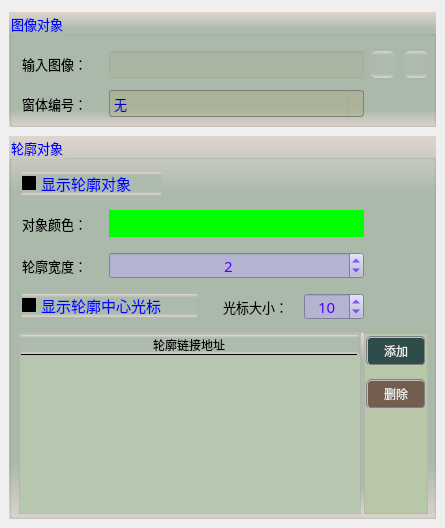
     <widget class="QWidget" name="tab">
      <attribute name="title">
       <string>图像设置</string>
      </attribute>
      <widget class="QGroupBox" name="groupC1">
       <property name="geometry">
        <rect>
         <x>9</x>
         <y>12</y>
         <width>427</width>
         <height>115</height>
        </rect>
       </property>
       <property name="font">
        <font>
         <family>微软雅黑</family>
         <pointsize>10</pointsize>
        </font>
       </property>
       <property name="styleSheet">
        <string notr="true">background-color: qlineargradient(x1:0, y1:0, x2:0, y2:1, stop:0 #dfd5cf, stop: 0.15 #acbbac, stop: 0.85 #acbbac,stop:1 #dfd5cf);
color: rgb(0, 0, 255);</string>
       </property>
       <property name="title">
        <string>图像对象</string>
       </property>
       <widget class="QLabel" name="label_4">
        <property name="geometry">
         <rect>
          <x>13</x>
          <y>42</y>
          <width>79</width>
          <height>19</height>
         </rect>
        </property>
        <property name="font">
         <font>
          <family>微软雅黑</family>
          <pointsize>10</pointsize>
         </font>
        </property>
        <property name="styleSheet">
         <string notr="true">color: rgb(0, 0, 0);
background: transparent;</string>
        </property>
        <property name="text">
         <string>输入图像：</string>
        </property>
       </widget>
       <widget class="QLineEdit" name="txtLinkImage">
        <property name="geometry">
         <rect>
          <x>100</x>
          <y>39</y>
          <width>255</width>
          <height>27</height>
         </rect>
        </property>
        <property name="font">
         <font>
          <family>微软雅黑</family>
          <pointsize>10</pointsize>
         </font>
        </property>
        <property name="styleSheet">
         <string notr="true">color: rgb(0, 0, 200);
background-color: rgba(170, 170, 127,50);</string>
        </property>
        <property name="alignment">
         <set>Qt::AlignCenter</set>
        </property>
        <property name="readOnly">
         <bool>true</bool>
        </property>
       </widget>
       <widget class="QPushButton" name="btnLinkImage">
        <property name="geometry">
         <rect>
          <x>360</x>
          <y>39</y>
          <width>27</width>
          <height>27</height>
         </rect>
        </property>
        <property name="toolTip">
         <string>链接图像</string>
        </property>
        <property name="styleSheet">
         <string notr="true">QWidget{ border:none;border-radius: 8px;padding: 2px 4px;}
QPushButton:hover{ background-color: rgba(85, 150, 127, 100);}
QPushButton:pressed{background-color: rgba(85, 180, 127, 160);}</string>
        </property>
        <property name="text">
         <string/>
        </property>
        <property name="icon">
         <iconset resource="sub_res.qrc">
          <normaloff>:/resource/link.png</normaloff>:/resource/link.png</iconset>
        </property>
        <property name="iconSize">
         <size>
          <width>27</width>
          <height>27</height>
         </size>
        </property>
       </widget>
       <widget class="QPushButton" name="btnDelLinkImage">
        <property name="geometry">
         <rect>
          <x>394</x>
          <y>39</y>
          <width>27</width>
          <height>27</height>
         </rect>
        </property>
        <property name="toolTip">
         <string>删除图像链接</string>
        </property>
        <property name="styleSheet">
         <string notr="true">QWidget{ border:none;border-radius: 8px;padding: 2px 4px;}
QPushButton:hover{ background-color: rgba(226, 142, 162, 100);}
QPushButton:pressed{background-color: rgba(226, 172, 162, 200);}</string>
        </property>
        <property name="text">
         <string/>
        </property>
        <property name="icon">
         <iconset resource="sub_res.qrc">
          <normaloff>:/resource/del_link.png</normaloff>:/resource/del_link.png</iconset>
        </property>
        <property name="iconSize">
         <size>
          <width>27</width>
          <height>27</height>
         </size>
        </property>
       </widget>
       <widget class="QComboBox" name="comboScreenNum">
        <property name="geometry">
         <rect>
          <x>100</x>
          <y>78</y>
          <width>255</width>
          <height>27</height>
         </rect>
        </property>
        <property name="font">
         <font>
          <family>微软雅黑</family>
          <pointsize>10</pointsize>
         </font>
        </property>
        <property name="styleSheet">
         <string notr="true">QComboBox {
    border: 1px solid gray;
    border-radius: 3px;  
    min-width: 16.85em;
    color: rgb(0, 0, 200);
	background-color: rgba(170, 170, 127,100);
}
QComboBox::drop-down {
    subcontrol-origin: padding;
    subcontrol-position: top right;
    width: 15px; 
    border-left-width: 1px;
    border-left-color: darkgray;
    border-left-style: solid;
    border-top-right-radius: 3px;
    border-bottom-right-radius: 3px;
}

QComboBox::down-arrow {
    image: url(:/resource/down.png);
} 
QComboBox::down-arrow:on {
    top: 1px;
    left: 1px;
}</string>
        </property>
        <item>
         <property name="text">
          <string>无</string>
         </property>
        </item>
        <item>
         <property name="text">
          <string>1号窗体显示</string>
         </property>
        </item>
        <item>
         <property name="text">
          <string>2号窗体显示</string>
         </property>
        </item>
        <item>
         <property name="text">
          <string>3号窗体显示</string>
         </property>
        </item>
        <item>
         <property name="text">
          <string>4号窗体显示</string>
         </property>
        </item>
        <item>
         <property name="text">
          <string>5号窗体显示</string>
         </property>
        </item>
        <item>
         <property name="text">
          <string>6号窗体显示</string>
         </property>
        </item>
        <item>
         <property name="text">
          <string>7号窗体显示</string>
         </property>
        </item>
        <item>
         <property name="text">
          <string>8号窗体显示</string>
         </property>
        </item>
        <item>
         <property name="text">
          <string>9号窗体显示</string>
         </property>
        </item>
       </widget>
       <widget class="QLabel" name="label_5">
        <property name="geometry">
         <rect>
          <x>13</x>
          <y>82</y>
          <width>79</width>
          <height>19</height>
         </rect>
        </property>
        <property name="font">
         <font>
          <family>微软雅黑</family>
          <pointsize>10</pointsize>
         </font>
        </property>
        <property name="styleSheet">
         <string notr="true">color: rgb(0, 0, 0);
background: transparent;</string>
        </property>
        <property name="text">
         <string>窗体编号：</string>
        </property>
       </widget>
      </widget>
      <widget class="QGroupBox" name="groupC2">
       <property name="geometry">
        <rect>
         <x>9</x>
         <y>136</y>
         <width>427</width>
         <height>383</height>
        </rect>
       </property>
       <property name="font">
        <font>
         <family>微软雅黑</family>
         <pointsize>10</pointsize>
        </font>
       </property>
       <property name="styleSheet">
        <string notr="true">background-color: qlineargradient(x1:0, y1:0, x2:0, y2:1, stop:0 #dfd5cf, stop: 0.15 #acbbac, stop: 0.85 #acbbac,stop:1 #dfd5cf);
color: rgb(0, 0, 255);</string>
       </property>
       <property name="title">
        <string>轮廓对象</string>
       </property>
       <widget class="QLabel" name="label_7">
        <property name="geometry">
         <rect>
          <x>13</x>
          <y>78</y>
          <width>79</width>
          <height>19</height>
         </rect>
        </property>
        <property name="font">
         <font>
          <family>微软雅黑</family>
          <pointsize>10</pointsize>
         </font>
        </property>
        <property name="styleSheet">
         <string notr="true">color: rgb(0, 0, 0);
background: transparent;</string>
        </property>
        <property name="text">
         <string>对象颜色：</string>
        </property>
       </widget>
       <widget class="QLabel" name="label_8">
        <property name="geometry">
         <rect>
          <x>13</x>
          <y>120</y>
          <width>79</width>
          <height>19</height>
         </rect>
        </property>
        <property name="font">
         <font>
          <family>微软雅黑</family>
          <pointsize>10</pointsize>
         </font>
        </property>
        <property name="styleSheet">
         <string notr="true">color: rgb(0, 0, 0);
background: transparent;</string>
        </property>
        <property name="text">
         <string>轮廓宽度：</string>
        </property>
       </widget>
       <widget class="QSpinBox" name="spinContour">
        <property name="geometry">
         <rect>
          <x>100</x>
          <y>116</y>
          <width>255</width>
          <height>27</height>
         </rect>
        </property>
        <property name="font">
         <font>
          <family>微软雅黑</family>
          <pointsize>11</pointsize>
         </font>
        </property>
        <property name="styleSheet">
         <string notr="true">QWidget{color: rgb(85, 0, 255);background-color: rgb(180, 180, 210);}
QSpinBox::up-button{
    border:transparent;
}
QSpinBox::down-button{
    border:transparent;
}
QSpinBox::up-arrow{
    image:url(:/resource/up.png);
}
QSpinBox::down-arrow{
    image:url(:/resource/down.png);
}</string>
        </property>
        <property name="alignment">
         <set>Qt::AlignCenter</set>
        </property>
        <property name="minimum">
         <number>1</number>
        </property>
        <property name="maximum">
         <number>100</number>
        </property>
        <property name="value">
         <number>2</number>
        </property>
       </widget>
       <widget class="QWidget" name="horizontalLayoutWidget">
        <property name="geometry">
         <rect>
          <x>10</x>
          <y>197</y>
          <width>409</width>
          <height>181</height>
         </rect>
        </property>
        <layout class="QHBoxLayout" name="horizontalLayout_2">
         <property name="spacing">
          <number>3</number>
         </property>
         <item>
          <widget class="QFrame" name="frame">
           <property name="styleSheet">
            <string notr="true">border: 1px solid;
border-color: rgba(173, 173, 173, 155);</string>
           </property>
           <property name="frameShape">
            <enum>QFrame::StyledPanel</enum>
           </property>
           <property name="frameShadow">
            <enum>QFrame::Raised</enum>
           </property>
           <layout class="QVBoxLayout" name="verticalLayout">
            <property name="spacing">
             <number>0</number>
            </property>
            <property name="leftMargin">
             <number>0</number>
            </property>
            <property name="topMargin">
             <number>0</number>
            </property>
            <property name="rightMargin">
             <number>0</number>
            </property>
            <property name="bottomMargin">
             <number>0</number>
            </property>
            <item>
             <widget class="QTableWidget" name="tableWidgetContour">
              <property name="font">
               <font>
                <family>微软雅黑</family>
               </font>
              </property>
              <property name="styleSheet">
               <string notr="true">QTableWidget          
{
    background-color: #b7c7af;  
    border:none;
    gridline-color: rgba(20, 25, 155,50);
    color: rgba(20, 20, 20,200);
}
QTableWidget::item::selected
{   
    background-color: rgba(180, 180, 215,255); 
}
QHeaderView::section
{
    color: rgb(0, 0, 0);
}
QScrollBar:vertical{ 
		background:#FFFFF2;
		padding-top:20px;
		padding-bottom:20px;
		padding-left:2px;
		padding-right:2px;
		border-left:1px solid #d7d7d7;}
QScrollBar::handle:vertical{
		background:#dbdbdb;
		border-radius:6px;
		min-height:20px;}
QScrollBar::handle:vertical:hover{
		background:#d0d0d0;}
QScrollBar::add-line:vertical{
		background:url(:/resource/down.png) center no-repeat;}
QScrollBar::sub-line:vertical{
		background:url(:/resource/up.png) center no-repeat;}
QScrollBar:horizontal{ 
		background:#FFFFF2;
		padding-top:20px;
		padding-bottom:20px;
		padding-left:2px;
		padding-right:2px;
		border-left:1px solid #d7d7d7;}
QScrollBar::handle:horizontal{
		background:#dbdbdb;
		border-radius:6px;
		min-height:20px;}
QScrollBar::handle:horizontal:hover{
		background:#d0d0d0;}
QScrollBar::add-line:horizontal{
		background:url(:/resource/right.png) center no-repeat;}
QScrollBar::sub-line:horizontal{
		background:url(:/resource/left.png) center no-repeat;}</string>
              </property>
              <property name="verticalScrollBarPolicy">
               <enum>Qt::ScrollBarAsNeeded</enum>
              </property>
              <property name="horizontalScrollBarPolicy">
               <enum>Qt::ScrollBarAsNeeded</enum>
              </property>
              <property name="gridStyle">
               <enum>Qt::DashLine</enum>
              </property>
              <attribute name="horizontalHeaderMinimumSectionSize">
               <number>29</number>
              </attribute>
              <attribute name="horizontalHeaderDefaultSectionSize">
               <number>336</number>
              </attribute>
              <attribute name="verticalHeaderDefaultSectionSize">
               <number>30</number>
              </attribute>
              <column>
               <property name="text">
                <string>轮廓链接地址</string>
               </property>
               <property name="font">
                <font>
                 <family>微软雅黑</family>
                 <pointsize>9</pointsize>
                </font>
               </property>
              </column>
             </widget>
            </item>
           </layout>
          </widget>
         </item>
         <item>
          <widget class="QFrame" name="frame_2">
           <property name="styleSheet">
            <string notr="true">border: 1px solid;
border-color: rgba(173, 173, 173, 155);
background-color: #b7c7a7;</string>
           </property>
           <property name="frameShape">
            <enum>QFrame::StyledPanel</enum>
           </property>
           <property name="frameShadow">
            <enum>QFrame::Raised</enum>
           </property>
           <layout class="QVBoxLayout" name="verticalLayout_2">
            <property name="spacing">
             <number>13</number>
            </property>
            <property name="leftMargin">
             <number>1</number>
            </property>
            <property name="topMargin">
             <number>2</number>
            </property>
            <property name="rightMargin">
             <number>1</number>
            </property>
            <property name="bottomMargin">
             <number>1</number>
            </property>
            <item>
             <widget class="QPushButton" name="btnAddContour">
              <property name="sizePolicy">
               <sizepolicy hsizetype="Fixed" vsizetype="Fixed">
                <horstretch>0</horstretch>
                <verstretch>0</verstretch>
               </sizepolicy>
              </property>
              <property name="minimumSize">
               <size>
                <width>60</width>
                <height>30</height>
               </size>
              </property>
              <property name="font">
               <font>
                <family>微软雅黑</family>
                <pointsize>9</pointsize>
               </font>
              </property>
              <property name="styleSheet">
               <string notr="true">QWidget{ background-color: rgba(9, 42, 47, 200);}
QWidget{ color: rgb(235, 235, 235);}
QWidget{ border: 2px groove gray;border-radius: 5px;padding: 2px 4px;}
QPushButton:hover{ background-color: rgb(9, 62, 52);}
QPushButton:pressed{background-color: rgb(9, 82, 72);}</string>
              </property>
              <property name="text">
               <string>添加</string>
              </property>
             </widget>
            </item>
            <item>
             <widget class="QPushButton" name="btnDeleteContour">
              <property name="minimumSize">
               <size>
                <width>60</width>
                <height>30</height>
               </size>
              </property>
              <property name="font">
               <font>
                <family>微软雅黑</family>
                <pointsize>9</pointsize>
               </font>
              </property>
              <property name="styleSheet">
               <string notr="true">QWidget{ background-color: rgba(97, 63, 56, 200);}
QWidget{ color: rgb(235, 235, 235);}
QWidget{ border: 2px groove gray;border-radius: 5px;padding: 2px 4px;}
QPushButton:hover{ background-color: rgb(97, 83, 76);}
QPushButton:pressed{background-color: rgb(117, 83, 96);}</string>
              </property>
              <property name="text">
               <string>删除</string>
              </property>
             </widget>
            </item>
            <item>
             <spacer name="verticalSpacer_3">
              <property name="orientation">
               <enum>Qt::Vertical</enum>
              </property>
              <property name="sizeHint" stdset="0">
               <size>
                <width>20</width>
                <height>40</height>
               </size>
              </property>
             </spacer>
            </item>
           </layout>
          </widget>
         </item>
        </layout>
       </widget>
       <widget class="QPushButton" name="btnColor">
        <property name="geometry">
         <rect>
          <x>100</x>
          <y>74</y>
          <width>255</width>
          <height>27</height>
         </rect>
        </property>
        <property name="styleSheet">
         <string notr="true">border:none;
background-color: rgba(0, 255, 0);</string>
        </property>
        <property name="text">
         <string/>
        </property>
       </widget>
       <widget class="QCheckBox" name="checkViewContour">
        <property name="geometry">
         <rect>
          <x>13</x>
          <y>36</y>
          <width>139</width>
          <height>23</height>
         </rect>
        </property>
        <property name="font">
         <font>
          <family>微软雅黑</family>
          <pointsize>11</pointsize>
         </font>
        </property>
        <property name="styleSheet">
         <string notr="true">QCheckBox{
    color: rgb(30, 30, 30);
	border-style: flat;
	background: transparent;
}
QCheckBox::indicator {
    width: 17px;
    height: 17px;    
}
QCheckBox::indicator::unchecked {
    image: url(:/resource/untick.png);
}
QCheckBox::indicator::checked {
    image: url(:/resource/tick.png);
};</string>
        </property>
        <property name="text">
         <string>显示轮廓对象</string>
        </property>
        <property name="iconSize">
         <size>
          <width>22</width>
          <height>22</height>
         </size>
        </property>
        <property name="checked">
         <bool>false</bool>
        </property>
       </widget>
       <widget class="QCheckBox" name="checkViewContourC">
        <property name="geometry">
         <rect>
          <x>13</x>
          <y>158</y>
          <width>175</width>
          <height>23</height>
         </rect>
        </property>
        <property name="font">
         <font>
          <family>微软雅黑</family>
          <pointsize>11</pointsize>
         </font>
        </property>
        <property name="styleSheet">
         <string notr="true">QCheckBox{
    color: rgb(30, 30, 30);
	border-style: flat;
	background: transparent;
}
QCheckBox::indicator {
    width: 17px;
    height: 17px;    
}
QCheckBox::indicator::unchecked {
    image: url(:/resource/untick.png);
}
QCheckBox::indicator::checked {
    image: url(:/resource/tick.png);
};</string>
        </property>
        <property name="text">
         <string>显示轮廓中心光标</string>
        </property>
        <property name="iconSize">
         <size>
          <width>22</width>
          <height>22</height>
         </size>
        </property>
       </widget>
       <widget class="QSpinBox" name="spinCrossSize">
        <property name="geometry">
         <rect>
          <x>295</x>
          <y>157</y>
          <width>60</width>
          <height>27</height>
         </rect>
        </property>
        <property name="font">
         <font>
          <family>微软雅黑</family>
          <pointsize>11</pointsize>
         </font>
        </property>
        <property name="styleSheet">
         <string notr="true">QWidget{color: rgb(85, 0, 255);background-color: rgb(180, 180, 210);}
QSpinBox::up-button{
    border:transparent;
}
QSpinBox::down-button{
    border:transparent;
}
QSpinBox::up-arrow{
    image:url(:/resource/up.png);
}
QSpinBox::down-arrow{
    image:url(:/resource/down.png);
}</string>
        </property>
        <property name="alignment">
         <set>Qt::AlignCenter</set>
        </property>
        <property name="minimum">
         <number>1</number>
        </property>
        <property name="maximum">
         <number>200</number>
        </property>
        <property name="value">
         <number>10</number>
        </property>
       </widget>
       <widget class="QLabel" name="label_9">
        <property name="geometry">
         <rect>
          <x>214</x>
          <y>161</y>
          <width>79</width>
          <height>19</height>
         </rect>
        </property>
        <property name="font">
         <font>
          <family>微软雅黑</family>
          <pointsize>10</pointsize>
         </font>
        </property>
        <property name="styleSheet">
         <string notr="true">color: rgb(0, 0, 0);
background: transparent;</string>
        </property>
        <property name="text">
         <string>光标大小：</string>
        </property>
       </widget>
      </widget>
     </widget>
